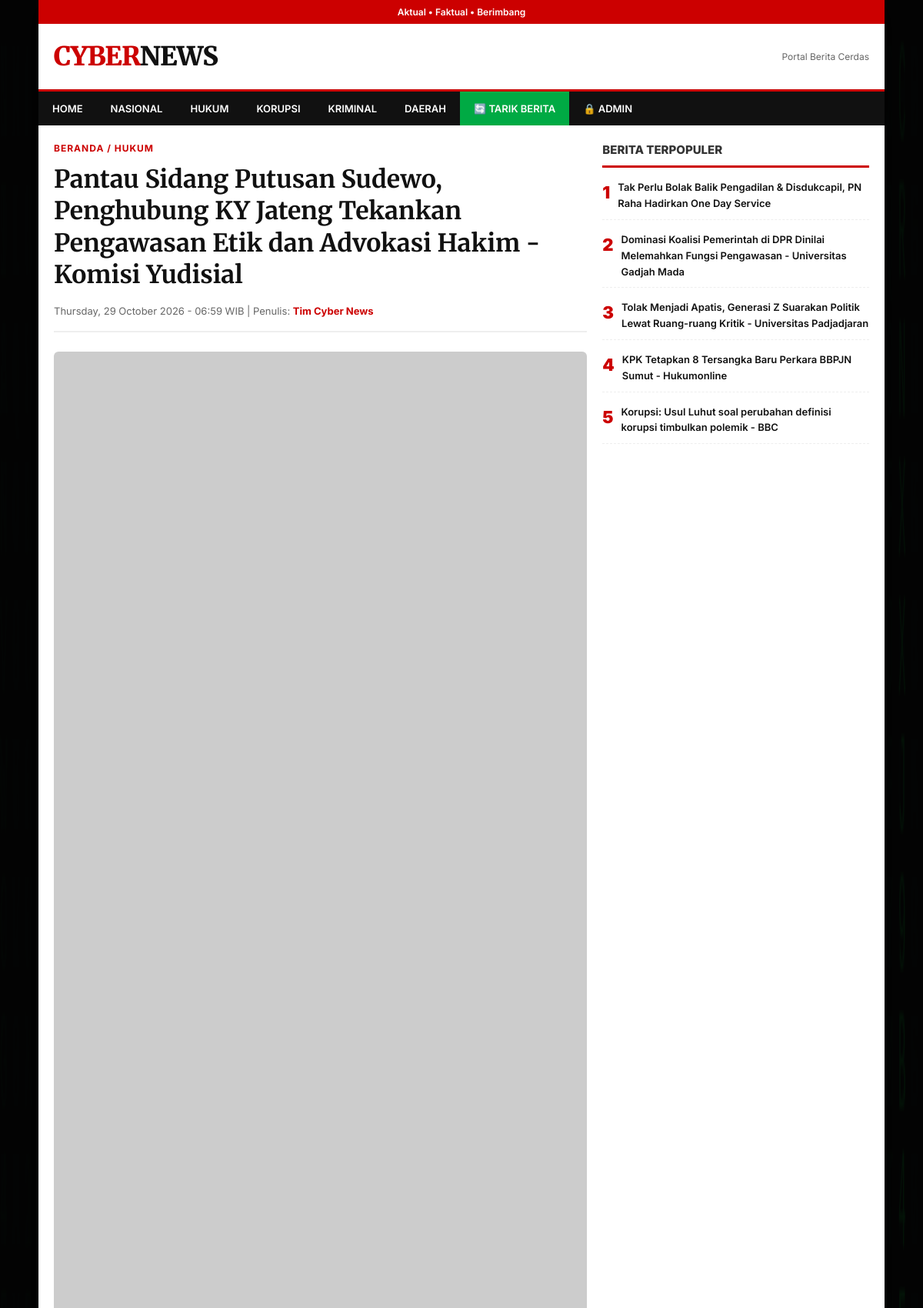
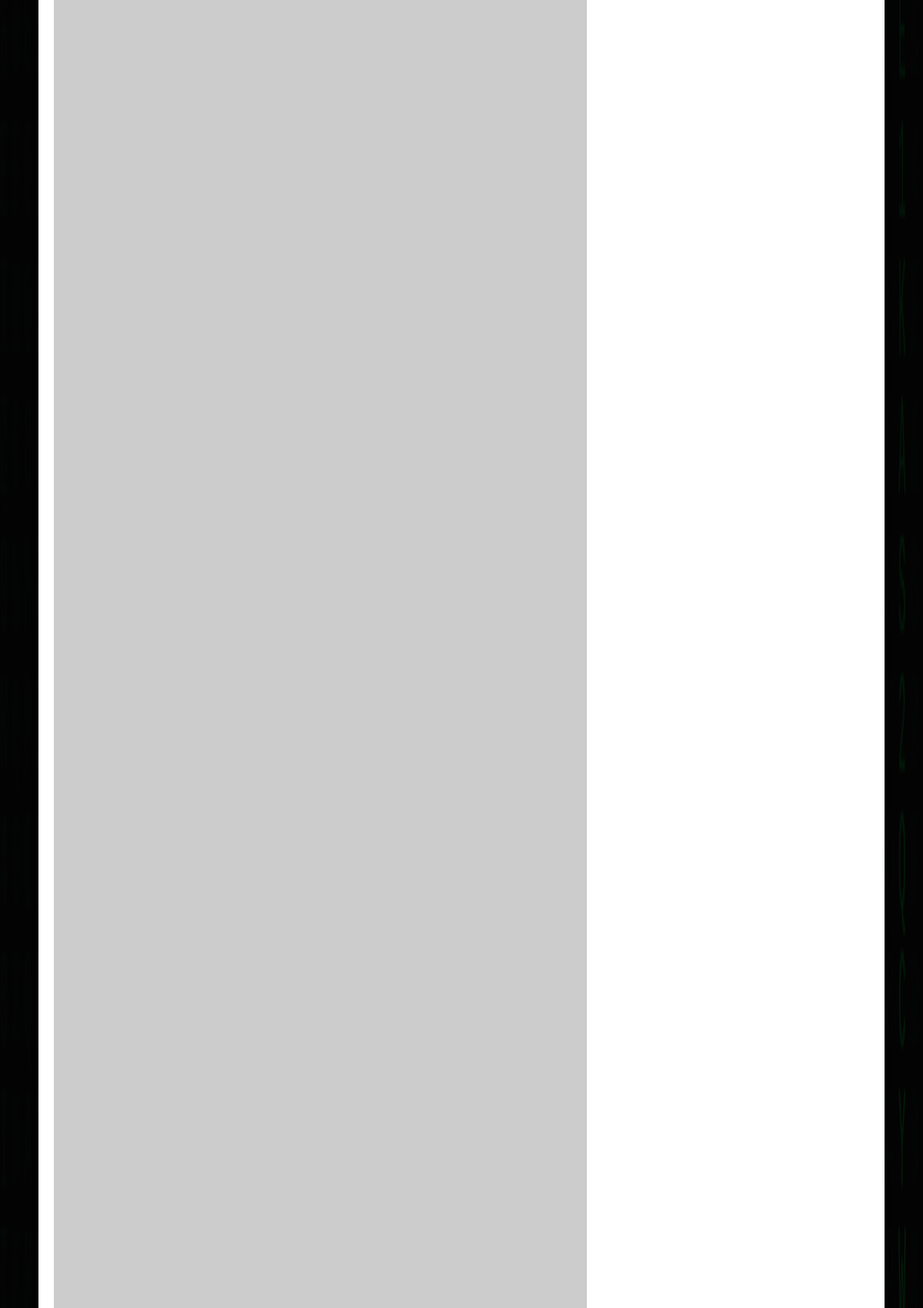
The app's page /baca/19 (upper part) with its own data (2 pictures, top to bottom).
### tables this page shows
CREATE TABLE articles (
            id INTEGER PRIMARY KEY AUTOINCREMENT,
            title TEXT NOT NULL,
            category TEXT NOT NULL,
            author TEXT,
            content TEXT,
            image_url TEXT,
            image_path TEXT,
            source TEXT,
            link TEXT,
            is_auto INTEGER DEFAULT 0,
            created_at TEXT NOT NULL,
            views INTEGER DEFAULT 0
        );

### app.py (the view)
@app.route('/baca/<int:aid>')
def read(aid):
    article = db_news.get_by_id(aid)
    if not article:
        return "Berita tidak ditemukan", 404
    popular = db_news.get_popular()
    return render_template('article.html', article=article, popular=popular)

### db_news.py (called while the page is built)
def get_by_id(aid):
    conn = sqlite3.connect(DB_NAME)
    conn.row_factory = sqlite3.Row
    cursor = conn.cursor()
    cursor.execute("SELECT * FROM articles WHERE id = ?", (aid,))
    row = cursor.fetchone()
    if row:
        cursor.execute("UPDATE articles SET views = views + 1 WHERE id = ?", (aid,))
        conn.commit()
    conn.close()
    return dict(row) if row else None

def get_popular(limit=5):
    conn = sqlite3.connect(DB_NAME)
    conn.row_factory = sqlite3.Row
    cursor = conn.cursor()
    cursor.execute("SELECT * FROM articles ORDER BY views DESC LIMIT ?", (limit,))
    rows = [dict(r) for r in cursor.fetchall()]
    conn.close()
    return rows

### templates/article.html (shortened to what this page needs)
{% extends "base.html" %}
{% block content %}
    <div class="cat" style="margin-bottom: 10px; font-weight: bold; color: #cc0000;">Beranda / {{ article.category }}</div>
    <h1 style="font-family:'Merriweather',serif; font-size: 32px; line-height: 1.3; margin-bottom: 15px; color: #111;">{{ article.title }}</h1>
    <div style="font-size: 13px; color:#666; border-bottom: 2px solid #eee; padding-bottom: 15px; margin-bottom: 25px; font-family: 'Inter', sans-serif;">{{ article.created_at }} | Penulis: <b style="color:#cc0000;">Tim Cyber News</b></div>
    {% if article.image_path %}
        <img src="{{ url_for('static', filename=article.image_path) }}" style="width:100%; border-radius:6px; margin-bottom:25px;" alt="{{ article.title }}">
    {% elif article.image_url %}
        <img src="{{ article.image_url }}" style="width:100%; border-radius:6px; margin-bottom:25px;" alt="{{ article.title }}">
    {% else %}
        <img src="https://picsum.photos/seed/{{ article.id }}/800/450" style="width:100%; border-radius:6px; margin-bottom:25px;" alt="Ilustrasi">
    {% endif %}
{% endblock %}

### templates/base.html (shortened to what this page needs)
<!DOCTYPE html>
<html lang="id">
<head>
</head>
<body>
    <div class="site">
        <div class="topbar">Aktual • Faktual • Berimbang</div>
        <div class="header">
            <div class="logo">CYBER<span>NEWS</span></div>
            <div style="font-size: 12px; color:#666;">Portal Berita Cerdas</div>
        </div>
        <div class="navbar">
            <ul>
                <li><a href="/" class="{{ 'active' if request.path == '/' else '' }}">HOME</a></li>
                <li><a href="/kategori/NASIONAL" class="{{ 'active' if '/NASIONAL' in request.path else '' }}">NASIONAL</a></li>
                <li><a href="/kategori/HUKUM" class="{{ 'active' if '/HUKUM' in request.path else '' }}">HUKUM</a></li>
                <li><a href="/kategori/KORUPSI" class="{{ 'active' if '/KORUPSI' in request.path else '' }}">KORUPSI</a></li>
                <li><a href="/kategori/KRIMINAL" class="{{ 'active' if '/KRIMINAL' in request.path else '' }}">KRIMINAL</a></li>
                <li><a href="/kategori/DAERAH" class="{{ 'active' if '/DAERAH' in request.path else '' }}">DAERAH</a></li>
                <li><a href="/refresh" class="nav-refresh">🔄 TARIK BERITA</a></li>
                <li><a href="/admin">🔒 ADMIN</a></li>
            </ul>
        </div>
        <div class="layout">
            <div class="main">{% block content %}{% endblock %}</div>
            <div class="sidebar">
                <h3>BERITA TERPOPULER</h3>
                {% for p in popular %}
                <div class="pop">
                    <div class="pop-num">{{ loop.index }}</div>
                    <div class="pop-t"><a href="/baca/{{ p.id }}">{{ p.title }}</a></div>
                </div>
                {% else %}
                <p style="font-size:12px; color:#888;">Belum ada data.</p>
                {% endfor %}
            </div>
        </div>
    </div>
</body>
</html>

### templates/base.html (style rules this page uses)
* { box-sizing: border-box; margin: 0; padding: 0; }
body { font-family: 'Inter', sans-serif; background: #050505; color: #333; line-height: 1.6; }
.site { position: relative; z-index: 10; max-width: 1100px; margin: 0 auto; background: #fff; min-height: 100vh; box-shadow: 0 0 40px rgba(0,0,0,0.8); }
.topbar { background: #cc0000; color: #fff; text-align: center; font-size: 12px; padding: 6px; font-weight: 600; }
.header { display: flex; justify-content: space-between; align-items: center; padding: 15px 20px; border-bottom: 3px solid #cc0000; }
.logo { font-family: 'Merriweather', serif; font-size: 34px; font-weight: 900; color: #cc0000; letter-spacing: -1px; }
.logo span { color: #111; }
.navbar { background: #111; }
.navbar ul { list-style: none; display: flex; overflow-x: auto; white-space: nowrap; }
.navbar a { display: block; color: #fff; text-decoration: none; padding: 12px 18px; font-size: 13px; font-weight: 600; text-transform: uppercase; }
.nav-refresh { background: #00aa44 !important; }
.layout { display: grid; grid-template-columns: 1fr; gap: 20px; padding: 20px; }
@media (min-width: 768px) { .layout { grid-template-columns: 2fr 1fr; } }
.cat { color: #cc0000; font-size: 12px; font-weight: 700; text-transform: uppercase; letter-spacing: 1px; }
.sidebar h3 { font-size: 15px; font-weight: 800; border-bottom: 3px solid #cc0000; padding-bottom: 8px; margin-bottom: 15px; }
.pop { display: flex; gap: 10px; margin-bottom: 15px; padding-bottom: 10px; border-bottom: 1px dashed #eee; }
.pop-num { font-size: 22px; font-weight: 900; color: #cc0000; }
.pop-t { font-size: 13px; font-weight: 600; }
.pop-t a { color: #111; text-decoration: none; }

### records on screen
articles: category "HUKUM", title "Pantau Sidang Putusan Sudewo, Penghubung KY Jateng Tekankan Pengawasan Etik dan Advokasi Hakim - Komisi Yudisial", created_at "Thursday, 29 October 2026 - 06:59 WIB"
articles: title "Tak Perlu Bolak Balik Pengadilan & Disdukcapil, PN Raha Hadirkan One Day Service"
articles: title "Dominasi Koalisi Pemerintah di DPR Dinilai Melemahkan Fungsi Pengawasan - Universitas Gadjah Mada"
articles: title "Tolak Menjadi Apatis, Generasi Z Suarakan Politik Lewat Ruang-ruang Kritik - Universitas Padjadjaran"
articles: title "KPK Tetapkan 8 Tersangka Baru Perkara BBPJN Sumut - Hukumonline"
articles: title "Korupsi: Usul Luhut soal perubahan definisi korupsi timbulkan polemik - BBC"
